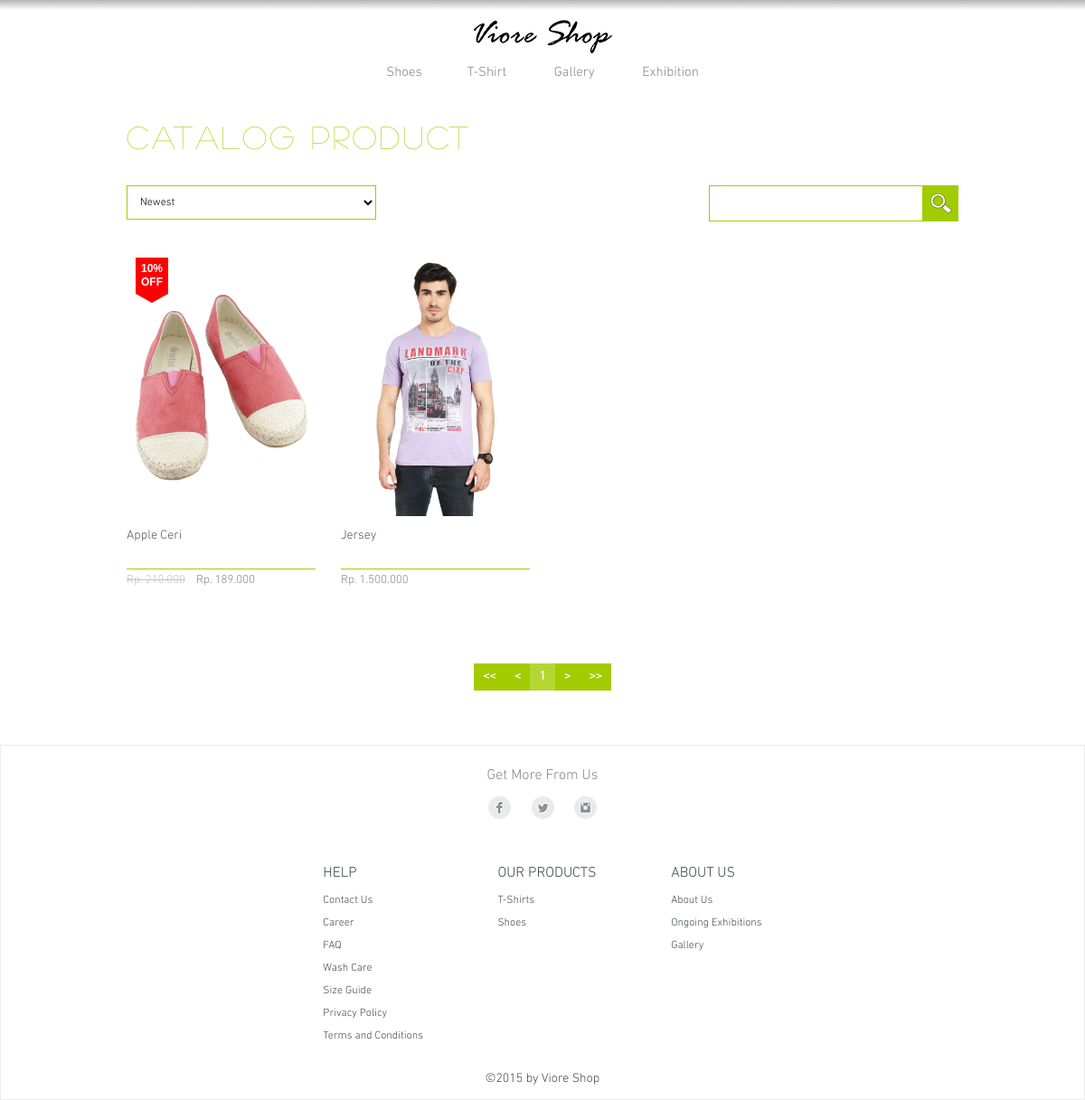
Before: /pages/catalog.php?cat=T-Shirt with the older database file.
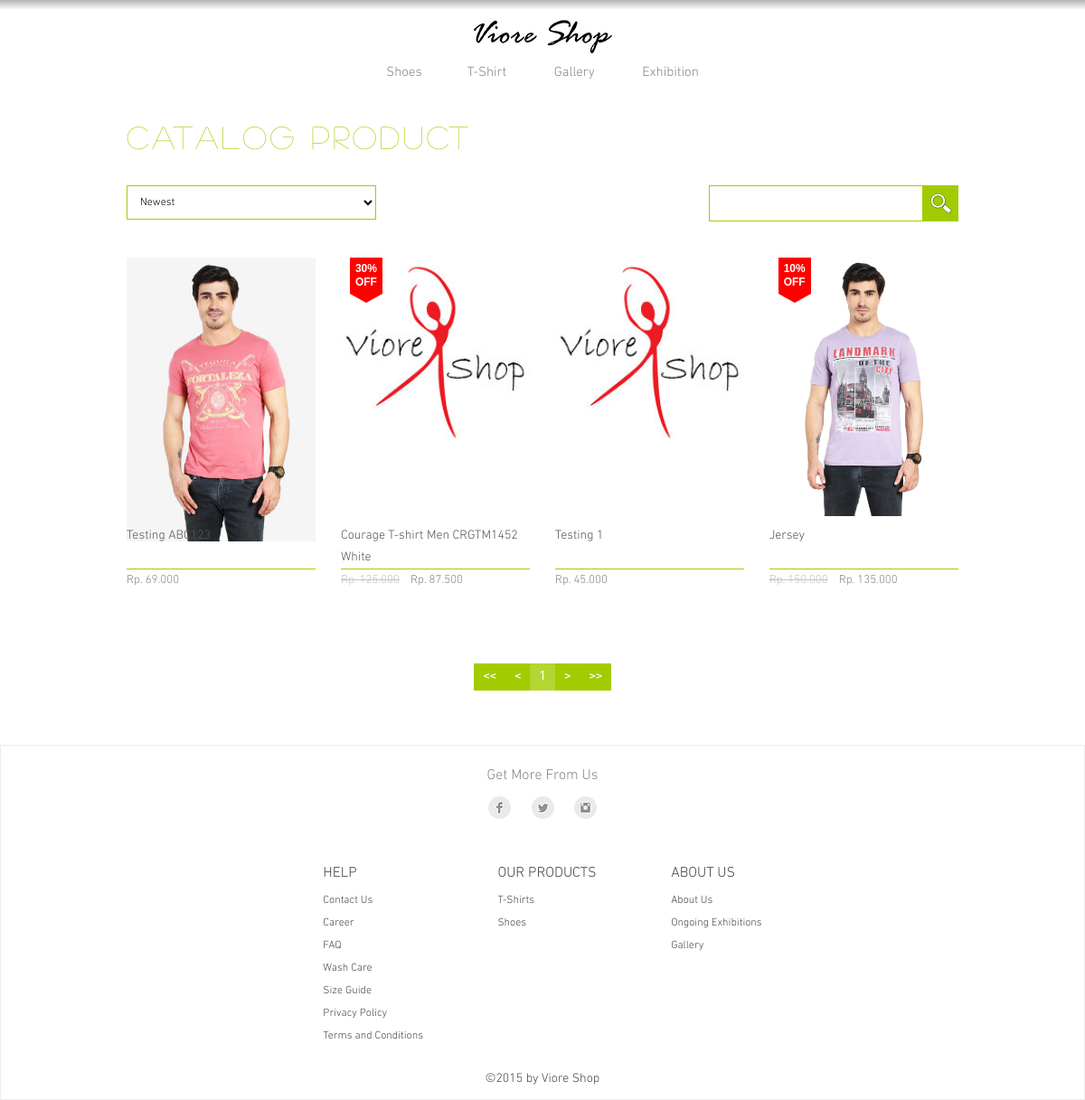
After: the same page with the newer database file.
### tables this page shows
CREATE TABLE `category` (
  `id_category` int(5) NOT NULL,
  `category_name` varchar(100) NOT NULL,
  `category_description` text NOT NULL,
  `user_create` int(5) NOT NULL,
  `user_edit` int(5) NOT NULL,
  `date_created` datetime NOT NULL,
  `date_edited` datetime NOT NULL,
  `active` int(1) NOT NULL
);

CREATE TABLE `product` (
  `id_product` int(20) NOT NULL,
  `id_category` int(5) NOT NULL,
  `id_subcategory` int(5) NOT NULL,
  `id_brand` int(5) NOT NULL,
  `gender` int(1) NOT NULL,
  `product_name` varchar(256) NOT NULL,
  `product_model` varchar(50) NOT NULL,
  `product_description` text NOT NULL,
  `product_dimension` varchar(50) NOT NULL,
  `product_price` double NOT NULL,
  `product_discount` int(11) NOT NULL,
  `product_discount_active` int(1) NOT NULL,
  `user_create` int(5) NOT NULL,
  `user_edit` int(5) NOT NULL,
  `date_created` datetime NOT NULL,
  `date_edited` datetime NOT NULL,
  `active` int(1) NOT NULL
);

### pages/catalog.php (the view, shortened to what the changed rows need)
<?php
	include "header.php";
?>
<div class="container">
	<div class="front-content catalog">
		<h1>CATALOG PRODUCT</h1>
		<div class="product-container">
			<?php
			$batas=24;
			if (empty($halaman))
			{
				$posisi=0;
			}
			else
			{
				$posisi=($halaman-1)*$batas;
			}
			$sql = "SELECT p.*, c.category_name FROM product p, category c ";
			$sql .= "WHERE p.active=1 ";
			$sql .= "AND p.id_category = c.id_category ";
			if (isset($_GET['cat']))
			{
				$sqcari = "SELECT id_category FROM category WHERE category_name='$_GET[cat]'";
				$qcari = mysql_query($sqcari);
				if($qcari){
					$rowcat = mysql_fetch_array($qcari);
					$sql .= "AND p.id_category = '$rowcat[id_category]' ";
				}
			}
			if ((isset($_POST['sortingchoice'])) AND ($_POST['sortingchoice']!="all"))
			{
				$sorting_opt = explode(":", $_POST['sortingchoice']);
				$sql .= "ORDER BY ".$sorting_opt[0]." ".$sorting_opt[1]." ";
			}
			else{
				$sql .= "ORDER BY date_created DESC ";
			}
			$sqlp = $sql."LIMIT $posisi,$batas";
			$result = mysql_query($sqlp);
			while ($row=mysql_fetch_array($result))
			{
				echo '<div class="product-block">';
				echo '<div class="product-pic">';
				if(file_exists("../source/placeholder/".$row['id_product']."-1.jpg")){
					echo '<a href="productdetail.php?pid='.$row['id_product'].'"><img src="../source/placeholder/'.$row['id_product'].'-1.jpg" alt="picture" title="picture" class="image-preview"></a>';
				}
				else echo '<a href="productdetail.php?pid='.$row['id_product'].'"><img src="../source/images/default.jpg" alt="picture" title="picture" class="image-preview"></a>';
				echo '</div>';
				echo '<div class="product-name"><a href="productdetail.php?pid='.$row['id_product'].'"><h3>'.$row['product_name'].'</h3></a></div>';
				echo '<div class="product-price">';
				if($row['product_discount_active']=='1'){
					$price = $row["product_price"] - ($row['product_discount']/100*$row["product_price"]);
					echo '<span class="before">
							Rp. '.number_format($row["product_price"],0,",",".").
						'</span>';
				}
				else{
					$price = $row["product_price"];
				}
				echo '<span>Rp. '.number_format($price,0,",",".").'</span>';
				echo '</div>';
				if ($row['product_discount_active']=='1'){
					echo '<div class="product-discount"><span class="prod-dc">'.$row['product_discount'].'% OFF</span></div>';
				}
				echo '</div>';
			}
			?>
		</div>
	</div>
</div>
<?php
	include "footer.php";
?>

### pages/header.php (shortened to what the changed rows need)
<html>
<head>
	<link rel="stylesheet" type="text/css" href="../source/css/reset.css">
	<link rel="stylesheet" type="text/css" href="../source/css/baseline.css">
	<link rel="stylesheet" type="text/css" href="../source/css/layout.css">
	<link rel="stylesheet" type="text/css" href="../source/css/main.css">
	<link rel="stylesheet" type="text/css" href="../source/css/mobile.css" media="only screen and (max-width: 770px)" charset="utf-8">
	<link rel="stylesheet" type="text/css" href="../source/css/mobile540.css" media="only screen and (max-width: 540px)" charset="utf-8">
	<link rel="stylesheet" type="text/css" href="../source/css/mobile360.css" media="only screen and (max-width: 360px)" charset="utf-8">
	<link rel="stylesheet" type="text/css" href="../source/css/mobile320.css" media="only screen and (max-width: 320px)" charset="utf-8">
</head>
<body>
<div class="wrapper">
	<header>
		<div class="header-content">
			<nav class="desktop">
				<div class="logo">
					<a href="homepage.php"><h1>Viore Shop</h1></a>
				</div>
				<ul>
					<?php
					$sqcat = "SELECT c.id_category, c.category_name, COUNT(id_product) as jumlah
							FROM product p, category c
							WHERE c.id_category=p.id_category
							GROUP by id_category
							ORDER by jumlah DESC";
					$qcat = mysql_query($sqcat." LIMIT 5");
					while ($rowcat = mysql_fetch_array($qcat)){
						echo '<li class="'.(($rowcat['category_name']=="T-Shirt")?'hasub':"").'"><a href="catalog.php?cat='.$rowcat['category_name'].'">'.$rowcat['category_name'].'</a>';
						echo '</li>';
					}
					?>
				</ul>
			</nav>
		</div>
	</header>

Changed rows visible on the page:
no longer on this page (row edited): product: shows a picture, product_name "Apple Ceri", product_price "210.000", price "189.000", product_discount "10"
added product: shows a picture, product_name "Testing ABC123", product_price "69.000"
added product: product_name "Courage T-shirt Men CRGTM1452 White", product_price "125.000", price "87.500", product_discount "30"
added product: product_name "Testing 1", product_price "45.000"
changed product "Jersey": product_discount_active 0 → 1 (drawn); product_price (not shown) → "150.000"; price "1.500.000" → "135.000"; product_discount (not shown) → "10"
